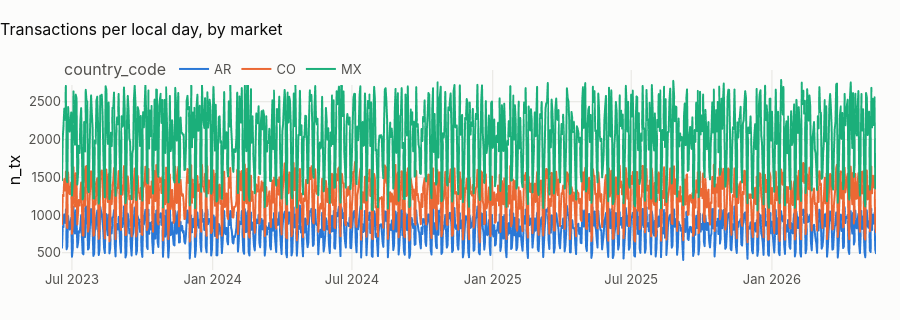

The cell this chart's notebook holds for it:
### Markdown cell above
## 1 · The operational day of each market

### Code cell
fig = px.line(
    day,
    x="local_date",
    y="n_tx",
    color="country_code",
    title="Transactions per local day, by market",
)
fig.update_layout(height=320, xaxis_title=None)
fig.show()
KPI = day.groupby("country_code").agg(
    tx_per_day=("n_tx", "mean"),
    outflow_usd_per_day=("outflow_usd", "mean"),
    contacts_per_day=("contacts", "mean"),
    complaints_per_day=("complaints_opened", "mean"),
    decline_rate_pct=("n_declined", "sum"),
    escalation_rate_pct=("escalations", "sum"),
)
tot = day.groupby("country_code")[["n_tx", "contacts"]].sum()
KPI["decline_rate_pct"] = 100 * KPI.decline_rate_pct / tot.n_tx
KPI["escalation_rate_pct"] = 100 * KPI.escalation_rate_pct / tot.contacts
show(KPI.round(2), paging=False)

### Figure 1 — Plotly figure (JSON) as saved in the notebook; plotly's stock layout.template omitted (floating-point values rounded to 4 significant figures; data arrays with more than 128 entries replaced by an {"elided": "..."} marker saying what was removed)
{"data": [{"hovertemplate": "country_code=AR<br>local_date=%{x}<br>n_tx=%{y}<extra></extra>", "legendgroup": "AR", "line": {"color": "#2a78d6", "dash": "solid"}, "marker": {"symbol": "circle"}, "mode": "lines", "name": "AR", "showlegend": true, "type": "scattergl", "x": {"elided": "1065 str values"}, "xaxis": "x", "y": {"elided": "1065 int values"}, "yaxis": "y"}, {"hovertemplate": "country_code=CO<br>local_date=%{x}<br>n_tx=%{y}<extra></extra>", "legendgroup": "CO", "line": {"color": "#eb6834", "dash": "solid"}, "marker": {"symbol": "circle"}, "mode": "lines", "name": "CO", "showlegend": true, "type": "scattergl", "x": {"elided": "1065 str values"}, "xaxis": "x", "y": {"elided": "1065 int values"}, "yaxis": "y"}, {"hovertemplate": "country_code=MX<br>local_date=%{x}<br>n_tx=%{y}<extra></extra>", "legendgroup": "MX", "line": {"color": "#1baf7a", "dash": "solid"}, "marker": {"symbol": "circle"}, "mode": "lines", "name": "MX", "showlegend": true, "type": "scattergl", "x": {"elided": "1065 str values"}, "xaxis": "x", "y": {"elided": "1065 int values"}, "yaxis": "y"}], "layout": {"height": 320, "legend": {"title": {"text": "country_code"}, "tracegroupgap": 0}, "title": {"text": "Transactions per local day, by market"}, "xaxis": {"anchor": "y", "domain": [0.0, 1.0], "title": {}}, "yaxis": {"anchor": "x", "domain": [0.0, 1.0], "title": {"text": "n_tx"}}}}
